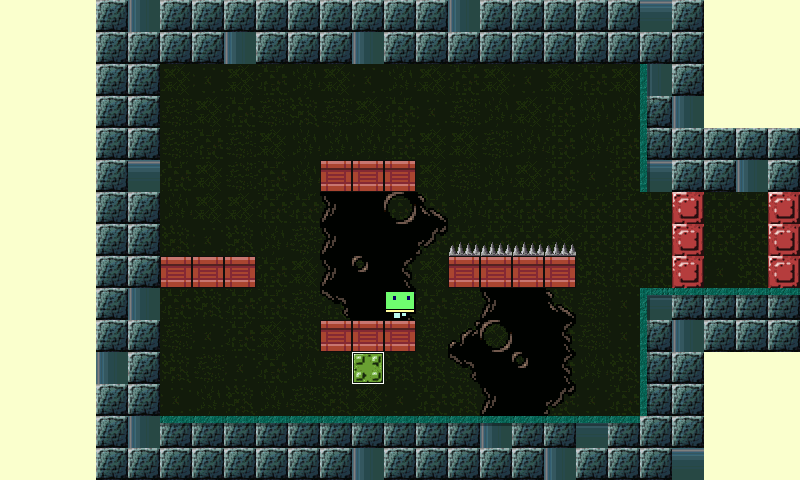

Rendered tile map (Tiled .tmx) drawn with the repository's tilesets; below, a short description and the full map source, tile grids included:
An orthogonal 25x15 tile map with 32x32 px tiles, 6 tile layers (Layer 0 tiles, Layer 1 underlays tiles, Layer 2 underlays sprites and player, Layer 3 underlays sprites and mobs, ...), 6 tilesets.

<map version="1.0" tiledversion="1.0.3" orientation="orthogonal" renderorder="right-down" width="25" height="15" tilewidth="32" tileheight="32" nextobjectid="1">
 <tileset firstgid="1" name="0" tilewidth="32" tileheight="32" tilecount="800" columns="8">
  <image source="../images/map0Tiles.png" width="256" height="3200" />
 </tileset>
 <tileset firstgid="801" name="1" tilewidth="32" tileheight="32" tilecount="1744" columns="8">
  <image source="../images/map1UnderlaysTiles.png" width="256" height="7000" />
 </tileset>
 <tileset firstgid="2545" name="2" tilewidth="32" tileheight="32" tilecount="64" columns="8">
  <image source="../images/map2UnderlaysSpritesAndPlayer.png" width="256" height="256" />
 </tileset>
 <tileset firstgid="2609" name="3" tilewidth="32" tileheight="32" tilecount="368" columns="8">
  <image source="../images/map3UnderlaysSpritesAndMobs.png" width="256" height="1500" />
 </tileset>
 <tileset firstgid="2977" name="4" tilewidth="32" tileheight="32" tilecount="120" columns="8">
  <image source="../images/map4OverlaysSprites.png" width="256" height="500" />
 </tileset>
 <tileset firstgid="3097" name="5" tilewidth="32" tileheight="32" tilecount="1000" columns="8">
  <image source="../images/map5OverlaysTiles.png" width="256" height="4000" />
 </tileset>
 <layer name="Layer 0 tiles" width="25" height="15">
  <data encoding="csv">
1,1,1,141,286,141,141,141,141,141,141,141,141,141,286,141,141,141,141,141,294,141,1,1,1,
1,1,1,141,141,141,141,286,141,141,141,286,141,141,141,141,141,141,141,141,141,141,1,1,1,
1,1,1,141,141,204,196,204,194,203,204,196,203,204,194,204,196,204,194,204,286,141,1,1,1,
1,1,1,141,141,202,204,194,202,195,202,204,194,196,202,203,204,194,203,203,141,286,1,1,1,
1,1,1,141,141,202,194,202,204,203,203,203,194,204,204,202,203,194,203,194,141,141,141,141,141,
1,1,1,141,294,194,204,202,194,203,223,223,223,204,202,203,204,194,196,194,294,141,141,286,141,
1,1,1,141,141,203,204,204,194,194,194,204,194,194,203,194,194,194,194,194,194,204,194,194,194,
1,1,1,141,141,195,196,195,203,202,194,194,194,194,194,194,194,204,194,194,194,194,194,194,194,
1,1,1,141,141,223,223,223,194,204,203,202,203,204,223,223,223,223,195,194,194,195,196,195,196,
1,1,1,141,286,194,195,194,194,202,194,203,194,194,202,194,194,195,202,196,294,141,141,141,141,
1,1,1,141,141,202,196,194,204,195,223,223,223,202,203,204,196,194,202,196,141,286,141,141,141,
1,1,1,286,141,195,202,196,194,203,202,194,195,195,202,194,203,194,203,195,141,141,1,1,1,
1,1,1,141,141,196,203,195,203,202,195,204,196,194,195,196,196,194,196,194,141,141,1,1,1,
1,1,1,141,286,141,141,141,141,141,141,141,141,141,141,286,141,141,294,141,141,141,1,1,1,
1,1,1,141,141,141,141,141,141,141,141,286,141,141,141,141,141,286,141,141,141,294,1,1,1
</data>
 </layer>
 <layer name="Layer 1 underlays tiles" width="25" height="15">
  <data encoding="csv">
0,0,0,0,0,0,0,0,0,0,0,0,0,0,0,0,0,0,0,0,0,0,0,0,0,
0,0,0,0,0,0,0,0,0,0,0,0,0,0,0,0,0,0,0,0,0,0,0,0,0,
0,0,0,0,0,0,0,0,0,0,0,0,0,0,0,0,0,0,0,0,0,0,0,0,0,
0,0,0,0,0,0,0,0,0,0,0,0,0,0,0,0,0,0,0,0,0,0,0,0,0,
0,0,0,0,0,0,0,0,0,0,0,0,0,0,0,0,0,0,0,0,0,0,0,0,0,
0,0,0,0,0,0,0,0,0,0,0,0,0,0,0,0,0,0,0,0,0,0,0,0,0,
0,0,0,0,0,0,0,0,0,0,2099,2061,2091,2090,0,0,0,0,0,0,0,0,0,0,0,
0,0,0,0,0,0,0,0,0,0,2099,2061,2061,2098,0,0,0,0,0,0,0,0,0,0,0,
0,0,0,0,0,0,0,0,0,0,2099,2092,2100,0,0,0,0,0,0,0,0,0,0,0,0,
0,0,0,0,0,0,0,0,0,0,2097,2061,2100,0,0,2099,2061,2090,0,0,0,0,0,0,0,
0,0,0,0,0,0,0,0,0,0,0,0,0,0,2089,2091,2061,2100,0,0,0,0,0,0,0,
0,0,0,0,0,0,0,0,0,0,0,0,0,0,2097,2061,2092,2100,0,0,0,0,0,0,0,
0,0,0,0,0,0,0,0,0,0,0,0,0,0,0,2099,2061,2098,0,0,0,0,0,0,0,
0,0,0,0,0,0,0,0,0,0,0,0,0,0,0,0,0,0,0,0,0,0,0,0,0,
0,0,0,0,0,0,0,0,0,0,0,0,0,0,0,0,0,0,0,0,0,0,0,0,0
</data>
 </layer>
 <layer name="Layer 2 underlays sprites and player" width="25" height="15">
  <data encoding="csv">
0,0,0,0,0,0,0,0,0,0,0,0,0,0,0,0,0,0,0,0,0,0,0,0,0,
0,0,0,0,0,0,0,0,0,0,0,0,0,0,0,0,0,0,0,0,0,0,0,0,0,
0,0,0,0,0,0,0,0,0,0,0,0,0,0,0,0,0,0,0,0,0,0,0,0,0,
0,0,0,0,0,0,0,0,0,0,0,0,0,0,0,0,0,0,0,0,0,0,0,0,0,
0,0,0,0,0,0,0,0,0,0,0,0,0,0,0,0,0,0,0,0,0,0,0,0,0,
0,0,0,0,0,0,0,0,0,0,0,0,0,0,0,0,0,0,0,0,0,0,0,0,0,
0,0,0,0,0,0,0,0,0,0,0,0,0,0,0,0,0,0,0,0,0,0,0,0,0,
0,0,0,0,0,0,0,0,0,0,0,0,0,0,0,0,0,0,0,0,0,0,0,0,0,
0,0,0,0,0,0,0,0,0,0,0,0,0,0,0,0,0,0,0,0,0,0,0,0,0,
0,0,0,0,0,0,0,0,0,0,0,0,2545,0,0,0,0,0,0,0,0,0,0,0,0,
0,0,0,0,0,0,0,0,0,0,0,0,0,0,0,0,0,0,0,0,0,0,0,0,0,
0,0,0,0,0,0,0,0,0,0,0,0,0,0,0,0,0,0,0,0,0,0,0,0,0,
0,0,0,0,0,0,0,0,0,0,0,0,0,0,0,0,0,0,0,0,0,0,0,0,0,
0,0,0,0,0,0,0,0,0,0,0,0,0,0,0,0,0,0,0,0,0,0,0,0,0,
0,0,0,0,0,0,0,0,0,0,0,0,0,0,0,0,0,0,0,0,0,0,0,0,0
</data>
 </layer>
 <layer name="Layer 3 underlays sprites and mobs" width="25" height="15">
  <data encoding="csv">
0,0,0,0,0,0,0,0,0,0,0,0,0,0,0,0,0,0,0,0,0,0,0,0,0,
0,0,0,0,0,0,0,0,0,0,0,0,0,0,0,0,0,0,0,0,0,0,0,0,0,
0,0,0,0,0,0,0,0,0,0,0,0,0,0,0,0,0,0,0,0,0,0,0,0,0,
0,0,0,0,0,0,0,0,0,0,0,0,0,0,0,0,0,0,0,0,0,0,0,0,0,
0,0,0,0,0,0,0,0,0,0,0,0,0,0,0,0,0,0,0,0,0,0,0,0,0,
0,0,0,0,0,0,0,0,0,0,0,0,0,0,0,0,0,0,0,0,0,0,0,0,0,
0,0,0,0,0,0,0,0,0,0,187,0,0,0,0,0,0,0,0,0,0,2913,0,0,2913,
0,0,0,0,0,0,0,0,0,0,0,0,0,0,2884,2884,2884,2884,0,0,0,2913,0,0,2913,
0,0,0,0,0,0,0,0,0,0,0,0,0,0,0,0,0,0,0,0,0,2913,0,0,2913,
0,0,0,0,0,0,0,0,0,0,0,0,0,0,0,0,0,0,0,0,0,0,0,0,0,
0,0,0,0,0,0,0,0,0,0,0,0,0,0,0,0,0,0,0,0,0,0,0,0,0,
0,0,0,0,0,0,0,0,0,0,0,2907,0,0,0,0,0,0,0,0,0,0,0,0,0,
0,0,0,0,0,0,0,0,0,0,0,0,0,0,0,0,0,0,0,0,0,0,0,0,0,
0,0,0,0,0,0,0,0,0,0,0,0,0,0,0,0,0,0,0,0,0,0,0,0,0,
0,0,0,0,0,0,0,0,0,0,0,0,0,0,0,0,0,0,0,0,0,0,0,0,0
</data>
 </layer>
 <layer name="Layer 4 overlays sprites" width="25" height="15">
  <data encoding="csv">
0,0,0,0,0,0,0,0,0,0,0,0,0,0,0,0,0,0,0,0,0,0,0,0,0,
0,0,0,0,0,0,0,0,0,0,0,0,0,0,0,0,0,0,0,0,0,0,0,0,0,
0,0,0,0,0,0,0,0,0,0,0,0,0,0,0,0,0,0,0,0,0,0,0,0,0,
0,0,0,0,0,0,0,0,0,0,0,0,0,0,0,0,0,0,0,0,0,0,0,0,0,
0,0,0,0,0,0,0,0,0,0,0,0,0,0,0,0,0,0,0,0,0,0,0,0,0,
0,0,0,0,0,0,0,0,0,0,0,0,0,0,0,0,0,0,0,0,0,0,0,0,0,
0,0,0,0,0,0,0,0,0,0,0,0,0,0,0,0,0,0,0,0,0,0,0,0,0,
0,0,0,0,0,0,0,0,0,0,0,0,0,0,0,0,0,0,0,0,0,0,0,0,0,
0,0,0,0,0,0,0,0,0,0,0,0,0,0,0,0,0,0,0,0,0,0,0,0,0,
0,0,0,0,0,0,0,0,0,0,0,0,0,0,0,0,0,0,0,0,0,0,0,0,0,
0,0,0,0,0,0,0,0,0,0,0,0,0,0,0,0,0,0,0,0,0,0,0,0,0,
0,0,0,0,0,0,0,0,0,0,0,0,0,0,0,0,0,0,0,0,0,0,0,0,0,
0,0,0,0,0,0,0,0,0,0,0,0,0,0,0,0,0,0,0,0,0,0,0,0,0,
0,0,0,0,0,0,0,0,0,0,0,0,0,0,0,0,0,0,0,0,0,0,0,0,0,
0,0,0,0,0,0,0,0,0,0,0,0,0,0,0,0,0,0,0,0,0,0,0,0,0
</data>
 </layer>
 <layer name="Layer 5 overlays tiles" width="25" height="15">
  <data encoding="csv">
0,0,0,0,0,0,0,0,0,0,0,0,0,0,0,0,0,0,0,0,0,0,0,0,0,
0,0,0,0,0,0,0,0,0,0,0,0,0,0,0,0,0,0,0,0,0,0,0,0,0,
0,0,0,0,0,0,0,0,0,0,0,0,0,0,0,0,0,0,0,0,3380,0,0,0,0,
0,0,0,0,0,0,0,0,0,0,0,0,0,0,0,0,0,0,0,0,3380,0,0,0,0,
0,0,0,0,0,0,0,0,0,0,0,0,0,0,0,0,0,0,0,0,3380,0,0,0,0,
0,0,0,0,0,0,0,0,0,0,0,0,0,0,0,0,0,0,0,0,3380,0,0,0,0,
0,0,0,0,0,0,0,0,0,0,0,0,0,0,0,0,0,0,0,0,0,0,0,0,0,
0,0,0,0,0,0,0,0,0,0,0,0,0,0,0,0,0,0,0,0,0,0,0,0,0,
0,0,0,0,0,0,0,0,0,0,0,0,0,0,0,0,0,0,0,0,0,0,0,0,0,
0,0,0,0,0,0,0,0,0,0,0,0,0,0,0,0,0,0,0,0,3379,3377,3377,3377,3377,
0,0,0,0,0,0,0,0,0,0,0,0,0,0,0,0,0,0,0,0,3380,0,0,0,0,
0,0,0,0,0,0,0,0,0,0,0,0,0,0,0,0,0,0,0,0,3380,0,0,0,0,
0,0,0,0,0,0,0,0,0,0,0,0,0,0,0,0,0,0,0,0,3380,0,0,0,0,
0,0,0,0,0,3377,3377,3377,3377,3377,3377,3377,3377,3377,3377,3377,3377,3377,3377,3377,0,0,0,0,0,
0,0,0,0,0,0,0,0,0,0,0,0,0,0,0,0,0,0,0,0,0,0,0,0,0
</data>
 </layer>
</map>
